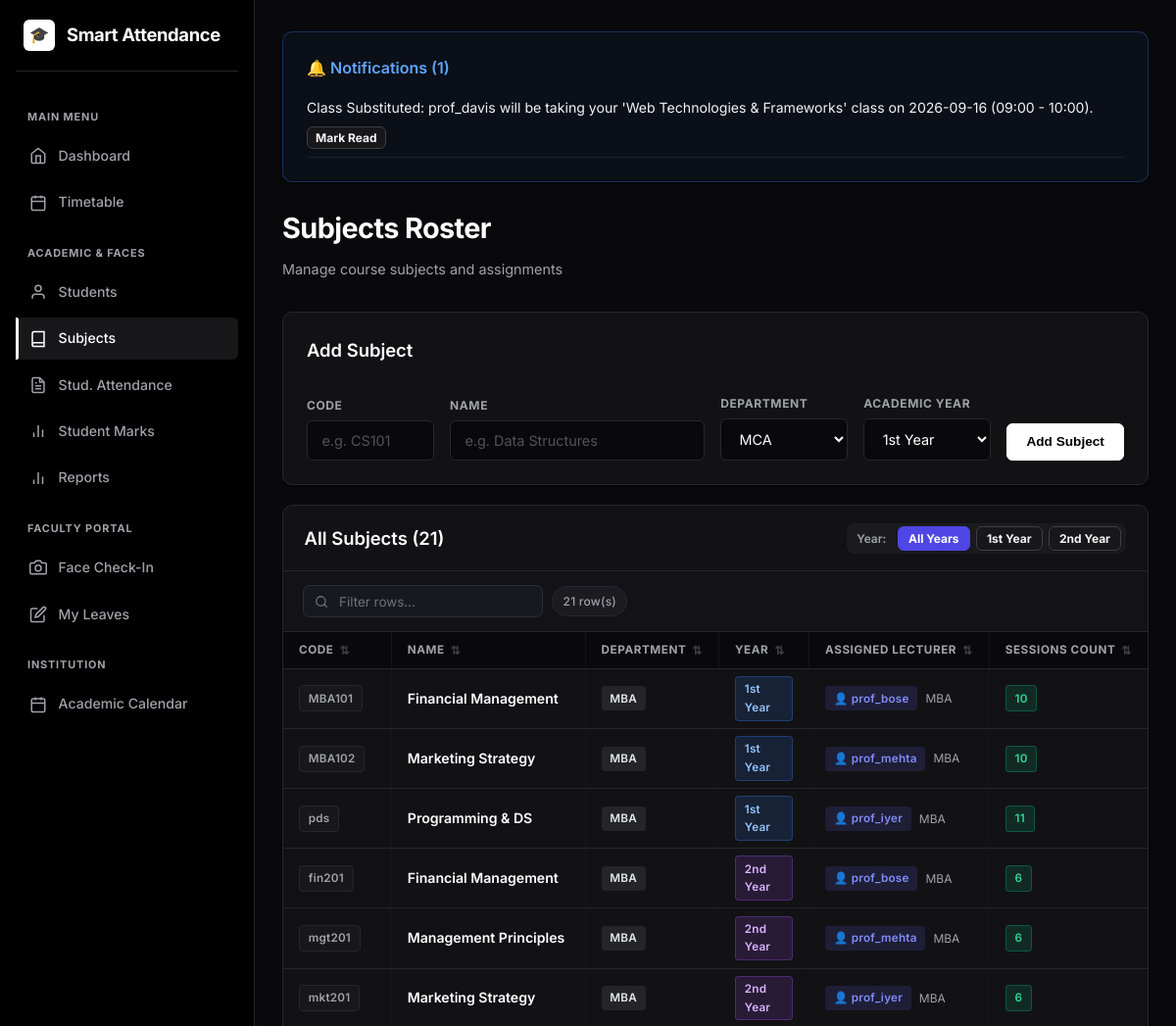
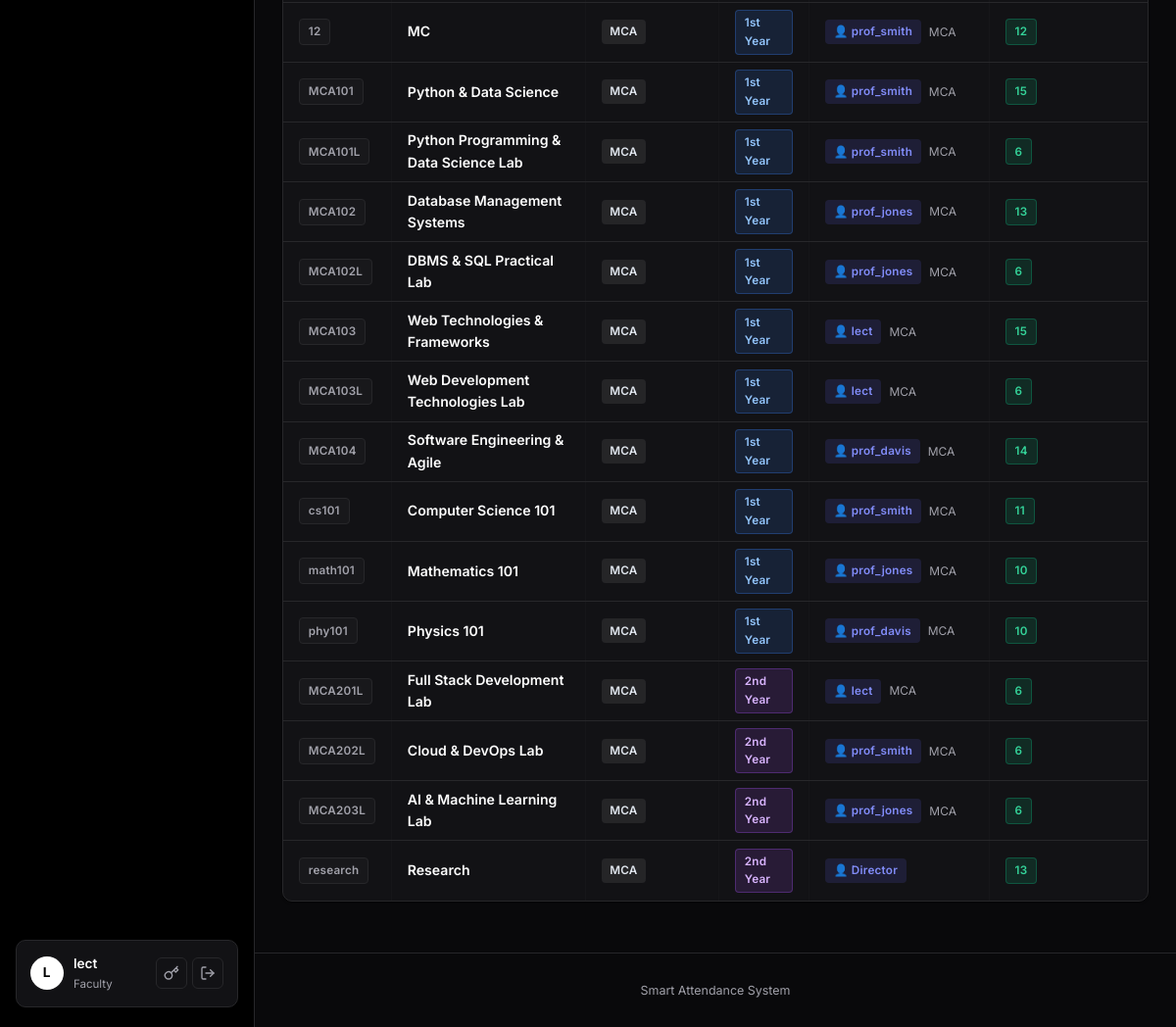
/attendance/subjects (signed in), run on the app's committed database (2 pictures, top to bottom).
### models.py (models this page shows, shortened)
class User(UserMixin, db.Model):
    __tablename__ = "users"
    id = db.Column(db.Integer, primary_key=True)
    username = db.Column(db.String(80), unique=True, nullable=False, index=True)
    email = db.Column(db.String(120), unique=True, nullable=False)
    password_hash = db.Column(db.String(255), nullable=False)
    role = db.Column(db.String(20), nullable=False, default=ROLE_STUDENT)
    department = db.Column(db.String(80), default="")
    created_at = db.Column(db.DateTime, default=datetime.utcnow)
    student_id = db.Column(db.Integer, db.ForeignKey("students.id"), nullable=True)
    student = db.relationship("Student", backref=db.backref("user", uselist=False))
    face_samples = db.relationship(
        "FaceSample", backref="user", cascade="all, delete-orphan"
    )

class Notification(db.Model):
    __tablename__ = "notifications"
    id = db.Column(db.Integer, primary_key=True)
    user_id = db.Column(db.Integer, db.ForeignKey("users.id"), nullable=False)
    user = db.relationship("User", foreign_keys=[user_id], backref=db.backref("notifications", cascade="all, delete-orphan"))
    message = db.Column(db.String(255), nullable=False)
    is_read = db.Column(db.Boolean, default=False)
    created_at = db.Column(db.DateTime, default=datetime.utcnow)
    action_url = db.Column(db.String(255), nullable=True)
    claim_id = db.Column(db.Integer, db.ForeignKey("timetable_claims.id", ondelete="CASCADE"), nullable=True)
    claim = db.relationship("TimetableClaim", backref=db.backref("notifications", cascade="all, delete-orphan"))

class Subject(db.Model):
    __tablename__ = "subjects"
    id = db.Column(db.Integer, primary_key=True)
    code = db.Column(db.String(40), unique=True, nullable=False)
    name = db.Column(db.String(120), nullable=False)
    department = db.Column(db.String(80), default="MCA")
    year = db.Column(db.Integer, default=1, nullable=False) # 1 for 1st Year, 2 for 2nd Year
    faculty_id = db.Column(db.Integer, db.ForeignKey("users.id"), nullable=True)
    faculty = db.relationship("User", foreign_keys=[faculty_id])
    sessions = db.relationship(
        "AttendanceSession", backref="subject", cascade="all, delete-orphan"
    )

### blueprints/attendance.py (the view, shortened to what this page needs)
@attendance_bp.route("/subjects", methods=["GET", "POST"])
@login_required
@staff_required
def subjects():
    dept_filter = request.args.get("dept", "").strip()
    year_filter = request.args.get("year", type=int)
    query = Subject.query
    if current_user.role == ROLE_HOD and current_user.department:
        query = query.filter(
            (Subject.department == current_user.department) |
            (Subject.code.ilike(f"{current_user.department}%"))
        )
        lecturers = User.query.filter_by(role=ROLE_FACULTY, department=current_user.department).order_by(User.username).all()
    else:
        if dept_filter:
            query = query.filter_by(department=dept_filter)
        lecturers = User.query.filter_by(role=ROLE_FACULTY).order_by(User.username).all()
    if year_filter in [1, 2]:
        query = query.filter_by(year=year_filter)
    subjects_list = query.order_by(Subject.department, Subject.year, Subject.code).all()
    return render_template("attendance/subjects.html",
                           subjects=subjects_list,
                           lecturers=lecturers,
                           dept_filter=dept_filter,
                           year_filter=year_filter)

### templates/attendance/subjects.html (shortened to what this page needs)
{% extends "base.html" %}
{% block content %}
<div style="display:flex; justify-content:space-between; align-items:flex-end; margin-bottom: 2rem;">
  <div>
    <h1>Subjects Roster</h1>
    <p class="subtitle" style="margin-bottom:0;">Manage course subjects and assignments</p>
  </div>
</div>
<div class="card">
  <h2>Add Subject</h2>
  <form method="post" style="display:flex; gap:1rem; align-items:flex-end; flex-wrap:wrap">
    <div style="flex:1; min-width:130px"><label>Code</label><input name="code" required placeholder="e.g. CS101"></div>
    <div style="flex:2; min-width:180px"><label>Name</label><input name="name" required placeholder="e.g. Data Structures"></div>
    <div style="flex:1; min-width:120px">
      <label>Department</label>
      <select name="department">
        <option value="MCA" {% if current_user.department == 'MCA' %}selected{% endif %}>MCA</option>
      </select>
    </div>
    <div style="flex:1; min-width:130px">
      <label>Academic Year</label>
      <select name="year">
        <option value="1">1st Year</option>
      </select>
    </div>
    <button class="btn" type="submit" style="margin-top:auto;">Add Subject</button>
  </form>
</div>
<div class="card card-table">
  <div class="card-table-header" style="display:flex; justify-content:space-between; align-items:center; flex-wrap:wrap; gap:1rem;">
    <div>
      <h2 style="margin:0;">All Subjects ({{ subjects|length }})</h2>
    </div>
    <div style="display:flex; align-items:center; flex-wrap:wrap; gap:0.65rem;">
      <div style="display:flex; align-items:center; gap:0.35rem; background:rgba(255,255,255,0.04); padding:3px 5px; border-radius:8px; border:1px solid var(--border);">
        <span style="font-size:0.75rem; font-weight:600; color:var(--text-muted); padding:0 0.35rem;">Year:</span>
        <a href="{{ url_for('attendance.subjects', dept=dept_filter) }}"
           class="btn btn-sm {% if not year_filter %}btn-primary{% else %}btn-secondary{% endif %}"
           style="padding:0.25rem 0.65rem; font-size:0.75rem;">All Years</a>
        <a href="{{ url_for('attendance.subjects', dept=dept_filter, year=1) }}"
           class="btn btn-sm {% if year_filter == 1 %}btn-primary{% else %}btn-secondary{% endif %}"
           style="padding:0.25rem 0.65rem; font-size:0.75rem;">1st Year</a>
        <a href="{{ url_for('attendance.subjects', dept=dept_filter, year=2) }}"
           class="btn btn-sm {% if year_filter == 2 %}btn-primary{% else %}btn-secondary{% endif %}"
           style="padding:0.25rem 0.65rem; font-size:0.75rem;">2nd Year</a>
      </div>
    </div>
  </div>
  <div class="table-responsive">
    {% if subjects %}
    <table>
      <thead>
        <tr>
          <th>Code</th>
          <th>Name</th>
          <th>Department</th>
          <th>Year</th>
          <th>Assigned Lecturer</th>
          <th>Sessions Count</th>
        </tr>
      </thead>
      <tbody>
        {% for s in subjects %}
        <tr>
          <td><span class="badge badge-muted">{{ s.code }}</span></td>
          <td style="font-weight:600; color:#fff;">{{ s.name }}</td>
          <td>
            <span class="badge" style="background:rgba(255,255,255,0.08); color:#e2e8f0; border-color:rgba(255,255,255,0.15);">
              {{ s.department or 'MCA' }}
            </span>
          </td>
          <td>
            <span class="badge" style="background:{% if s.year == 1 %}rgba(59,130,246,0.15){% else %}rgba(168,85,247,0.15){% endif %}; color:{% if s.year == 1 %}#93c5fd{% else %}#d8b4fe{% endif %}; border:1px solid {% if s.year == 1 %}rgba(59,130,246,0.3){% else %}rgba(168,85,247,0.3){% endif %};">
              {{ s.year or 1 }}{% if s.year == 1 %}st{% else %}nd{% endif %} Year
            </span>
          </td>
          <td>
            {% if s.faculty %}
              <div style="display:flex; align-items:center; gap:0.5rem;">
                <span class="badge" style="background:rgba(99,102,241,0.15); color:#818cf8; border-color:rgba(99,102,241,0.3);">
                  👤 {{ s.faculty.username }}
                </span>
                <span style="font-size:0.75rem; color:var(--text-muted);">{{ s.faculty.department if s.faculty.department else '' }}</span>
              </div>
            {% else %}
              <span class="muted" style="font-style:italic;">Unassigned</span>
            {% endif %}
          </td>
          <td><span class="badge badge-yes">{{ s.sessions|length }}</span></td>
        </tr>
        {% endfor %}
      </tbody>
    </table>
    {% else %}
    <p class="muted" style="padding:3rem 2rem; text-align:center;">No subjects yet.</p>
    {% endif %}
  </div>
</div>
{% endblock %}

### templates/base.html (shortened to what this page needs)
<!DOCTYPE html>
<html lang="en">
<head>
  <link rel="stylesheet" href="{{ url_for('static', filename='style.css') }}">
</head>
<body>
  <div class="app-layout{% if not current_user.is_authenticated %} auth-layout{% endif %}">
    {% if current_user.is_authenticated %}
    <aside class="sidebar" id="sidebar">
      <div class="sidebar-brand">
        <a href="{{ url_for('dashboard.index') }}">
          <div class="brand-icon">🎓</div>
          <span class="brand-name">Smart Attendance</span>
        </a>
      </div>
      <nav class="sidebar-nav">
        {% if current_user.role != 'parent' %}
        <div class="nav-section-label">Main Menu</div>
        <a href="{{ url_for('dashboard.index') }}" class="nav-item">
          <svg viewBox="0 0 24 24" width="18" height="18" fill="none" stroke="currentColor" stroke-width="2"><path d="M3 9l9-7 9 7v11a2 2 0 0 1-2 2H5a2 2 0 0 1-2-2z"></path><polyline points="9 22 9 12 15 12 15 22"></polyline></svg>
          <span>Dashboard</span>
        </a>
        {% endif %}
        {% if current_user.role in ['admin', 'faculty', 'director', 'hod'] %}
        <a href="{{ url_for('dashboard.timetable_view') }}" class="nav-item{% if request.endpoint == 'dashboard.timetable_view' %} active{% endif %}">
          <svg viewBox="0 0 24 24" width="18" height="18" fill="none" stroke="currentColor" stroke-width="2"><rect x="3" y="4" width="18" height="18" rx="2" ry="2"></rect><line x1="16" y1="2" x2="16" y2="6"></line><line x1="8" y1="2" x2="8" y2="6"></line><line x1="3" y1="10" x2="21" y2="10"></line></svg>
          <span>Timetable</span>
        </a>
        {% endif %}
        {% if current_user.role in ['admin', 'faculty', 'director', 'hod'] %}
          <div class="nav-section-label">Academic & Faces</div>
          <a href="{{ url_for('students.list_students') }}" class="nav-item">
            <svg viewBox="0 0 24 24" width="18" height="18" fill="none" stroke="currentColor" stroke-width="2"><path d="M20 21v-2a4 4 0 0 0-4-4H8a4 4 0 0 0-4 4v2"></path><circle cx="12" cy="7" r="4"></circle></svg>
            <span>Students</span>
          </a>
          <a href="{{ url_for('attendance.subjects') }}" class="nav-item">
            <svg viewBox="0 0 24 24" width="18" height="18" fill="none" stroke="currentColor" stroke-width="2"><path d="M4 19.5A2.5 2.5 0 0 1 6.5 17H20"></path><path d="M6.5 2H20v20H6.5A2.5 2.5 0 0 1 4 19.5v-15A2.5 2.5 0 0 1 6.5 2z"></path></svg>
            <span>Subjects</span>
          </a>
          <a href="{{ url_for('attendance.index') }}" class="nav-item">
            <span>Stud. Attendance</span>
          </a>
          <a href="{{ url_for('marks.index') }}" class="nav-item">
            <svg viewBox="0 0 24 24" width="18" height="18" fill="none" stroke="currentColor" stroke-width="2"><line x1="18" y1="20" x2="18" y2="10"></line><line x1="12" y1="20" x2="12" y2="4"></line><line x1="6" y1="20" x2="6" y2="14"></line></svg>
            <span>Student Marks</span>
          </a>
          <a href="{{ url_for('reports.index') }}" class="nav-item">
            <svg viewBox="0 0 24 24" width="18" height="18" fill="none" stroke="currentColor" stroke-width="2"><line x1="18" y1="20" x2="18" y2="10"></line><line x1="12" y1="20" x2="12" y2="4"></line><line x1="6" y1="20" x2="6" y2="14"></line></svg>
            <span>Reports</span>
          </a>
        {% endif %}
        {% if current_user.role == 'faculty' %}
          <div class="nav-section-label">Faculty Portal</div>
          <a href="{{ url_for('faculty.face_attendance') }}" class="nav-item">
            <svg viewBox="0 0 24 24" width="18" height="18" fill="none" stroke="currentColor" stroke-width="2"><path d="M23 19a2 2 0 0 1-2 2H3a2 2 0 0 1-2-2V8a2 2 0 0 1 2-2h4l2-3h6l2 3h4a2 2 0 0 1 2 2z"></path><circle cx="12" cy="13" r="4"></circle></svg>
            <span>Face Check-In</span>
          </a>
          <a href="{{ url_for('faculty.leaves') }}" class="nav-item">
            <svg viewBox="0 0 24 24" width="18" height="18" fill="none" stroke="currentColor" stroke-width="2"><path d="M11 4H4a2 2 0 0 0-2 2v14a2 2 0 0 0 2 2h14a2 2 0 0 0 2-2v-7"></path><path d="M18.5 2.5a2.121 2.121 0 0 1 3 3L12 15l-4 1 1-4 9.5-9.5z"></path></svg>
            <span>My Leaves</span>
          </a>
        {% endif %}
        <div class="nav-section-label">Institution</div>
        <a href="{{ url_for('calendar.index') }}" class="nav-item">
          <svg viewBox="0 0 24 24" width="18" height="18" fill="none" stroke="currentColor" stroke-width="2"><rect x="3" y="4" width="18" height="18" rx="2" ry="2"></rect><line x1="16" y1="2" x2="16" y2="6"></line><line x1="8" y1="2" x2="8" y2="6"></line><line x1="3" y1="10" x2="21" y2="10"></line></svg>
          <span>Academic Calendar</span>
        </a>
      </nav>
      <div class="sidebar-user">
        <div class="user-profile">
          <div class="user-avatar">{{ current_user.username[0]|upper }}</div>
          <div class="user-info">
            <span class="username">{{ current_user.username }}</span>
            <span class="user-role">{{ current_user.role }}</span>
          </div>
        </div>
        <div class="user-actions">
          <a href="{{ url_for('auth.change_password') }}" title="Change Password" class="user-action-btn">
            <svg viewBox="0 0 24 24" width="16" height="16" fill="none" stroke="currentColor" stroke-width="2" stroke-linecap="round" stroke-linejoin="round"><path d="M21 2l-2 2m-7.61 7.61a5.5 5.5 0 1 1-7.778 7.778 5.5 5.5 0 0 1 7.777-7.777zm0 0L15.5 7.5m0 0l3 3L22 7l-3-3m-3.5 3.5L19 4"></path></svg>
          </a>
          <a href="{{ url_for('auth.logout') }}" title="Logout" class="user-action-btn logout-btn">
            <svg viewBox="0 0 24 24" width="16" height="16" fill="none" stroke="currentColor" stroke-width="2" stroke-linecap="round" stroke-linejoin="round"><path d="M9 21H5a2 2 0 0 1-2-2V5a2 2 0 0 1 2-2h4"></path><polyline points="16 17 21 12 16 7"></polyline><line x1="21" y1="12" x2="9" y2="12"></line></svg>
          </a>
        </div>
      </div>
    </aside>
    {% endif %}
    <div class="main-wrapper">
      <main class="container page-transition">
        {% if current_user.is_authenticated and user_notifications %}
        <div class="card" style="margin-bottom: 1.5rem; background-color: rgba(59, 130, 246, 0.05); border: 1px solid rgba(59, 130, 246, 0.3);">
          <div style="display:flex; justify-content:space-between; align-items:center; margin-bottom:0.5rem;">
            <h3 style="margin:0; color: #60a5fa; font-size:1rem; display:flex; align-items:center; gap:6px;">
              🔔 Notifications ({{ unread_notifications_count }})
            </h3>
          </div>
          <ul style="list-style: none; padding-left: 0; margin-bottom: 0;">
            {% for notif in user_notifications %}
              <li style="margin-top: 0.5rem; padding-bottom: 0.5rem; border-bottom: 1px solid rgba(255, 255, 255, 0.08); display:flex; justify-content:space-between; align-items:center; flex-wrap:wrap; gap:0.5rem;">
                <span style="font-size: 0.88rem; color: #f1f5f9;">{{ notif.message }}</span>
                <div style="display: flex; gap: 0.5rem;">
                  {% if notif.claim_id and notif.claim and notif.claim.status == 'pending' and current_user.id != notif.claim.claimed_by_id %}
                    <a href="{{ url_for('dashboard.handle_notification', notif_id=notif.id, action='accept') }}" class="btn btn-sm" style="background-color: #10b981; border:none; padding: 0.2rem 0.5rem; font-size: 0.75rem;">Accept</a>
                    <a href="{{ url_for('dashboard.handle_notification', notif_id=notif.id, action='report') }}" class="btn btn-sm btn-secondary" style="padding: 0.2rem 0.5rem; font-size: 0.75rem;">Report</a>
                    <a href="{{ url_for('dashboard.handle_notification', notif_id=notif.id, action='reject') }}" class="btn btn-sm btn-secondary" style="padding: 0.2rem 0.5rem; font-size: 0.75rem; background-color: rgba(239, 68, 68, 0.1); color: #ef4444;">Reject</a>
                  {% else %}
                    <a href="{{ url_for('dashboard.handle_notification', notif_id=notif.id, action='read') }}" class="btn btn-sm btn-secondary" style="padding: 0.2rem 0.5rem; font-size: 0.75rem;">Mark Read</a>
                  {% endif %}
                </div>
              </li>
            {% endfor %}
          </ul>
        </div>
        {% endif %}
        {% block content %}{% endblock %}
      </main>
      <footer class="footer">Smart Attendance System</footer>
    </div>
  </div>
</body>
</html>

### data on the page
User: username "L", username "lect", role "Faculty", department "MCA"
Notification: message "Class Substituted: prof_davis will be taking your 'Web Technologies & Frameworks' class on 2026-09-16 (09:00 - 10:00)."
Subject: code "MBA101", name "Financial Management", department "MBA", year "1", shows "st", faculty.username "prof_bose", faculty "MBA", sessions|length "10"
Subject: code "MBA102", name "Marketing Strategy", department "MBA", year "1", shows "st", faculty.username "prof_mehta", faculty "MBA", sessions|length "10"
Subject: code "pds", name "Programming & DS", department "MBA", year "1", shows "st", faculty.username "prof_iyer", faculty "MBA", sessions|length "11"
Subject: code "fin201", name "Financial Management", department "MBA", year "2", shows "nd", faculty.username "prof_bose", faculty "MBA", sessions|length "6"
Subject: code "mgt201", name "Management Principles", department "MBA", year "2", shows "nd", faculty.username "prof_mehta", faculty "MBA", sessions|length "6"
Subject: code "mkt201", name "Marketing Strategy", department "MBA", year "2", shows "nd", faculty.username "prof_iyer", faculty "MBA", sessions|length "6"
Subject: code "12", name "MC", department "MCA", year "1", shows "st", faculty.username "prof_smith", faculty "MCA", sessions|length "12"
Subject: code "MCA101", name "Python & Data Science", department "MCA", year "1", shows "st", faculty.username "prof_smith", faculty "MCA", sessions|length "15"
Subject: code "MCA101L", name "Python Programming & Data Science Lab", department "MCA", year "1", shows "st", faculty.username "prof_smith", faculty "MCA", sessions|length "6"
Subject: code "MCA102", name "Database Management Systems", department "MCA", year "1", faculty.username "prof_jones", faculty "MCA", sessions|length "13"
Subject: code "MCA102L", name "DBMS & SQL Practical Lab", department "MCA", year "1", shows "st", faculty.username "prof_jones", faculty "MCA", sessions|length "6"
Subject: code "MCA103", name "Web Technologies & Frameworks", department "MCA", year "1", shows "st", faculty.username "lect", faculty "MCA", sessions|length "15"
Subject: code "MCA103L", name "Web Development Technologies Lab", department "MCA", year "1", shows "st", faculty.username "lect", faculty "MCA", sessions|length "6"
Subject: code "MCA104", name "Software Engineering & Agile", department "MCA", year "1", shows "st", faculty.username "prof_davis", faculty "MCA", sessions|length "14"
Subject: code "cs101", name "Computer Science 101", department "MCA", year "1", shows "st", faculty.username "prof_smith", faculty "MCA", sessions|length "11"
Subject: code "math101", name "Mathematics 101", department "MCA", year "1", shows "st", faculty.username "prof_jones", faculty "MCA", sessions|length "10"
Subject: code "phy101", name "Physics 101", department "MCA", year "1", shows "st", faculty.username "prof_davis", faculty "MCA", sessions|length "10"
Subject: code "MCA201L", name "Full Stack Development Lab", department "MCA", year "2", shows "nd", faculty.username "lect", faculty "MCA", sessions|length "6"
Subject: code "MCA202L", name "Cloud & DevOps Lab", department "MCA", year "2", shows "nd", faculty.username "prof_smith", faculty "MCA", sessions|length "6"
Subject: code "MCA203L", name "AI & Machine Learning Lab", department "MCA", year "2", shows "nd", faculty.username "prof_jones", faculty "MCA", sessions|length "6"
Subject: code "research", name "Research", department "MCA", year "2", shows "nd", faculty.username "Director", sessions|length "13"

### other printed values
{{ unread_notifications_count }} "1"
{{ subjects|length }} "21"
